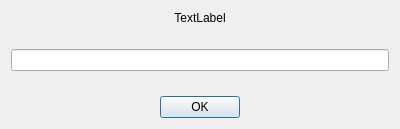
<?xml version="1.0" encoding="UTF-8"?>
<ui version="4.0">
 <class>WelcomeDialog</class>
 <widget class="QDialog" name="WelcomeDialog">
  <property name="geometry">
   <rect>
    <x>0</x>
    <y>0</y>
    <width>400</width>
    <height>129</height>
   </rect>
  </property>
  <property name="sizePolicy">
   <sizepolicy hsizetype="Preferred" vsizetype="Maximum">
    <horstretch>0</horstretch>
    <verstretch>0</verstretch>
   </sizepolicy>
  </property>
  <property name="windowTitle">
   <string>Dialog</string>
  </property>
  <layout class="QVBoxLayout" name="verticalLayout">
   <item>
    <widget class="QLabel" name="label">
     <property name="text">
      <string>TextLabel</string>
     </property>
     <property name="alignment">
      <set>Qt::AlignmentFlag::AlignCenter</set>
     </property>
    </widget>
   </item>
   <item>
    <spacer name="verticalSpacer_2">
     <property name="orientation">
      <enum>Qt::Orientation::Vertical</enum>
     </property>
     <property name="sizeHint" stdset="0">
      <size>
       <width>20</width>
       <height>40</height>
      </size>
     </property>
    </spacer>
   </item>
   <item>
    <widget class="QLineEdit" name="lineEdit">
     <property name="alignment">
      <set>Qt::AlignmentFlag::AlignCenter</set>
     </property>
    </widget>
   </item>
   <item>
    <spacer name="verticalSpacer">
     <property name="orientation">
      <enum>Qt::Orientation::Vertical</enum>
     </property>
     <property name="sizeHint" stdset="0">
      <size>
       <width>20</width>
       <height>40</height>
      </size>
     </property>
    </spacer>
   </item>
   <item>
    <widget class="QDialogButtonBox" name="buttonBox">
     <property name="orientation">
      <enum>Qt::Orientation::Horizontal</enum>
     </property>
     <property name="standardButtons">
      <set>QDialogButtonBox::StandardButton::Ok</set>
     </property>
     <property name="centerButtons">
      <bool>true</bool>
     </property>
    </widget>
   </item>
  </layout>
 </widget>
 <resources/>
 <connections>
  <connection>
   <sender>buttonBox</sender>
   <signal>accepted()</signal>
   <receiver>WelcomeDialog</receiver>
   <slot>accept()</slot>
   <hints>
    <hint type="sourcelabel">
     <x>248</x>
     <y>254</y>
    </hint>
    <hint type="destinationlabel">
     <x>157</x>
     <y>274</y>
    </hint>
   </hints>
  </connection>
  <connection>
   <sender>buttonBox</sender>
   <signal>rejected()</signal>
   <receiver>WelcomeDialog</receiver>
   <slot>reject()</slot>
   <hints>
    <hint type="sourcelabel">
     <x>316</x>
     <y>260</y>
    </hint>
    <hint type="destinationlabel">
     <x>286</x>
     <y>274</y>
    </hint>
   </hints>
  </connection>
 </connections>
</ui>
